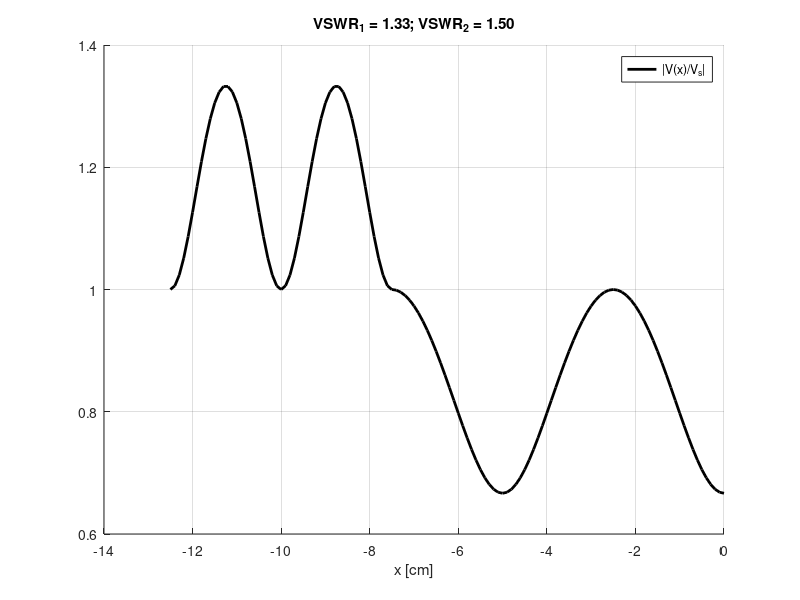
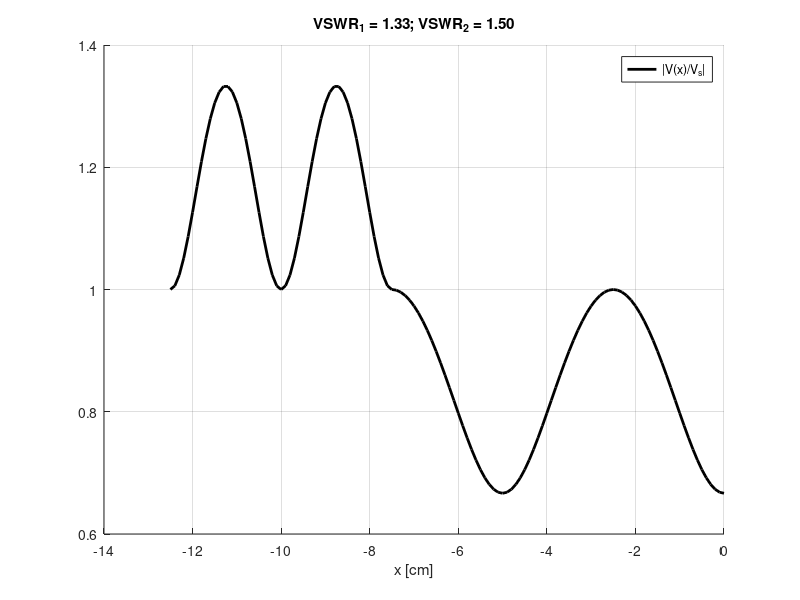

The MATLAB source for these figures, in order:
clear

Vs = 1;
lambda1 = 5e-3;
lambda2 = 10e-3;

l1 = lambda1;
l2 = (3/4)*lambda2;

beta1 = 2*pi/lambda1;
beta2 = 2*pi/lambda2;

rho1 = -1/7*exp(2j*beta1*l2);
rho2 = -1/5;

V1p = Vs/(exp(1j*beta1*(l1+l2)) + rho1*exp(-1j*beta1*(l1+l2)));
V2p = V1p*(exp(1j*beta1*l2) + rho1*exp(-1j*beta1*l2)) / ...
          (exp(1j*beta2*l2) + rho2*exp(-1j*beta2*l2));

%lambda3 not given, so can't plot.
%V3p = V2p*(1+rho2);

x1 = [-(l1+l2):0.1e-3:-l2];
V1 = V1p*(exp(-1j*beta1*x1) + rho1*exp(1j*beta1*x1));
x2 = [-l2:0.1e-3:0];
V2 = V2p*(exp(-1j*beta2*x2) + rho2*exp(1j*beta2*x2));

%x3 = [0:0.1e-3:l1];
%V3 = V3p*exp(-1j*beta3*x3);

clf;hold on; grid on;
plot(x1/1e-3, abs(V1),'k','LineWidth',2)
plot(x2/1e-3, abs(V2),'k','LineWidth',2)
legend('|V(x)/V_s|')
xlabel('x [cm]')

VSWR1 = (1+abs(rho1))/(1-abs(rho1));
VSWR2 = (1+abs(rho2))/(1-abs(rho2));
title(sprintf('VSWR_1 = %.2f; VSWR_2 = %.2f',VSWR1,VSWR2));

print('HW11.svg', '-dsvg');
print('HW11.png', '-dpng', '-r300'); 
